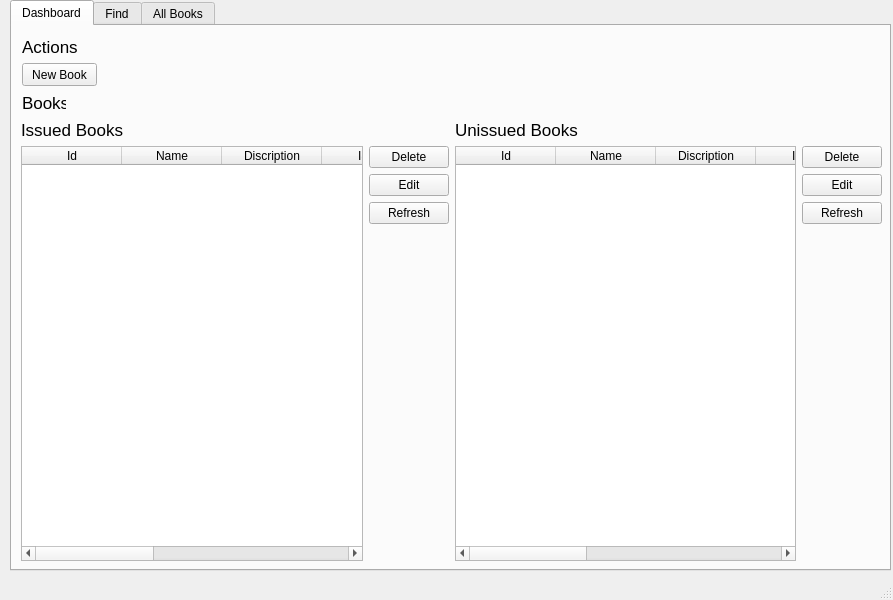
<?xml version="1.0" encoding="UTF-8"?>
<ui version="4.0">
 <class>MainWindow</class>
 <widget class="QMainWindow" name="MainWindow">
  <property name="geometry">
   <rect>
    <x>0</x>
    <y>0</y>
    <width>893</width>
    <height>600</height>
   </rect>
  </property>
  <property name="windowTitle">
   <string>MainWindow</string>
  </property>
  <widget class="QWidget" name="centralwidget">
   <widget class="QTabWidget" name="tabWidget">
    <property name="geometry">
     <rect>
      <x>10</x>
      <y>0</y>
      <width>881</width>
      <height>571</height>
     </rect>
    </property>
    <property name="currentIndex">
     <number>0</number>
    </property>
    <widget class="QWidget" name="dasboard_tab">
     <attribute name="title">
      <string>Dashboard</string>
     </attribute>
     <widget class="QLabel" name="label">
      <property name="geometry">
       <rect>
        <x>10</x>
        <y>10</y>
        <width>55</width>
        <height>21</height>
       </rect>
      </property>
      <property name="font">
       <font>
        <pointsize>13</pointsize>
       </font>
      </property>
      <property name="text">
       <string>Actions</string>
      </property>
     </widget>
     <widget class="QLabel" name="label_2">
      <property name="geometry">
       <rect>
        <x>10</x>
        <y>66</y>
        <width>44</width>
        <height>21</height>
       </rect>
      </property>
      <property name="font">
       <font>
        <pointsize>13</pointsize>
       </font>
      </property>
      <property name="text">
       <string>Books</string>
      </property>
     </widget>
     <widget class="QPushButton" name="new_book_btn">
      <property name="geometry">
       <rect>
        <x>10</x>
        <y>37</y>
        <width>75</width>
        <height>23</height>
       </rect>
      </property>
      <property name="text">
       <string>New Book</string>
      </property>
     </widget>
     <widget class="QWidget" name="">
      <property name="geometry">
       <rect>
        <x>9</x>
        <y>94</y>
        <width>861</width>
        <height>441</height>
       </rect>
      </property>
      <layout class="QHBoxLayout" name="horizontalLayout_3">
       <item>
        <layout class="QVBoxLayout" name="verticalLayout_6">
         <item>
          <widget class="QLabel" name="label_4">
           <property name="font">
            <font>
             <pointsize>13</pointsize>
            </font>
           </property>
           <property name="text">
            <string>Issued Books</string>
           </property>
          </widget>
         </item>
         <item>
          <layout class="QHBoxLayout" name="horizontalLayout">
           <item>
            <widget class="QTableWidget" name="issue_books_table">
             <property name="columnCount">
              <number>8</number>
             </property>
             <column>
              <property name="text">
               <string>Id</string>
              </property>
             </column>
             <column>
              <property name="text">
               <string>Name</string>
              </property>
             </column>
             <column>
              <property name="text">
               <string>Discription</string>
              </property>
             </column>
             <column>
              <property name="text">
               <string>ISBN</string>
              </property>
             </column>
             <column>
              <property name="text">
               <string>Page Count</string>
              </property>
             </column>
             <column>
              <property name="text">
               <string>Issued</string>
              </property>
             </column>
             <column>
              <property name="text">
               <string>Author</string>
              </property>
             </column>
             <column>
              <property name="text">
               <string>Year</string>
              </property>
             </column>
            </widget>
           </item>
           <item>
            <layout class="QVBoxLayout" name="verticalLayout_4">
             <item>
              <layout class="QVBoxLayout" name="verticalLayout">
               <item>
                <widget class="QPushButton" name="delete_issued">
                 <property name="text">
                  <string>Delete</string>
                 </property>
                </widget>
               </item>
               <item>
                <widget class="QPushButton" name="edit_issued">
                 <property name="text">
                  <string>Edit</string>
                 </property>
                </widget>
               </item>
               <item>
                <widget class="QPushButton" name="refresh_issued">
                 <property name="text">
                  <string>Refresh</string>
                 </property>
                </widget>
               </item>
              </layout>
             </item>
             <item>
              <spacer name="verticalSpacer">
               <property name="orientation">
                <enum>Qt::Vertical</enum>
               </property>
               <property name="sizeHint" stdset="0">
                <size>
                 <width>20</width>
                 <height>40</height>
                </size>
               </property>
              </spacer>
             </item>
            </layout>
           </item>
          </layout>
         </item>
        </layout>
       </item>
       <item>
        <layout class="QVBoxLayout" name="verticalLayout_7">
         <item>
          <widget class="QLabel" name="label_3">
           <property name="font">
            <font>
             <pointsize>13</pointsize>
            </font>
           </property>
           <property name="text">
            <string>Unissued Books</string>
           </property>
          </widget>
         </item>
         <item>
          <layout class="QHBoxLayout" name="horizontalLayout_2">
           <item>
            <widget class="QTableWidget" name="unissued_books_table">
             <property name="columnCount">
              <number>8</number>
             </property>
             <column>
              <property name="text">
               <string>Id</string>
              </property>
             </column>
             <column>
              <property name="text">
               <string>Name</string>
              </property>
             </column>
             <column>
              <property name="text">
               <string>Discription</string>
              </property>
             </column>
             <column>
              <property name="text">
               <string>ISBN</string>
              </property>
             </column>
             <column>
              <property name="text">
               <string>Page Count</string>
              </property>
             </column>
             <column>
              <property name="text">
               <string>Issued</string>
              </property>
             </column>
             <column>
              <property name="text">
               <string>Author</string>
              </property>
             </column>
             <column>
              <property name="text">
               <string>Year</string>
              </property>
             </column>
            </widget>
           </item>
           <item>
            <layout class="QVBoxLayout" name="verticalLayout_3">
             <item>
              <layout class="QVBoxLayout" name="verticalLayout_2">
               <item>
                <widget class="QPushButton" name="delete_unissued">
                 <property name="text">
                  <string>Delete</string>
                 </property>
                </widget>
               </item>
               <item>
                <widget class="QPushButton" name="edit_unissued">
                 <property name="text">
                  <string>Edit</string>
                 </property>
                </widget>
               </item>
               <item>
                <widget class="QPushButton" name="refresh_unissued">
                 <property name="text">
                  <string>Refresh</string>
                 </property>
                </widget>
               </item>
              </layout>
             </item>
             <item>
              <spacer name="verticalSpacer_2">
               <property name="orientation">
                <enum>Qt::Vertical</enum>
               </property>
               <property name="sizeHint" stdset="0">
                <size>
                 <width>20</width>
                 <height>40</height>
                </size>
               </property>
              </spacer>
             </item>
            </layout>
           </item>
          </layout>
         </item>
        </layout>
       </item>
      </layout>
     </widget>
    </widget>
    <widget class="QWidget" name="find_tab">
     <attribute name="title">
      <string>Find</string>
     </attribute>
     <widget class="QWidget" name="">
      <property name="geometry">
       <rect>
        <x>10</x>
        <y>20</y>
        <width>731</width>
        <height>511</height>
       </rect>
      </property>
      <layout class="QVBoxLayout" name="verticalLayout_5">
       <item>
        <layout class="QHBoxLayout" name="horizontalLayout_4">
         <item>
          <widget class="QLabel" name="label_5">
           <property name="font">
            <font>
             <pointsize>11</pointsize>
            </font>
           </property>
           <property name="text">
            <string>Searchn By Id </string>
           </property>
          </widget>
         </item>
         <item>
          <widget class="QLineEdit" name="search_input"/>
         </item>
         <item>
          <widget class="QPushButton" name="search_btn">
           <property name="text">
            <string>Search</string>
           </property>
          </widget>
         </item>
        </layout>
       </item>
       <item>
        <widget class="QTableWidget" name="search_table">
         <property name="columnCount">
          <number>8</number>
         </property>
         <column>
          <property name="text">
           <string>Id</string>
          </property>
         </column>
         <column>
          <property name="text">
           <string>Name</string>
          </property>
         </column>
         <column>
          <property name="text">
           <string>Discription</string>
          </property>
         </column>
         <column>
          <property name="text">
           <string>ISBN</string>
          </property>
         </column>
         <column>
          <property name="text">
           <string>Page Count</string>
          </property>
         </column>
         <column>
          <property name="text">
           <string>Issued</string>
          </property>
         </column>
         <column>
          <property name="text">
           <string>Author</string>
          </property>
         </column>
         <column>
          <property name="text">
           <string>Year</string>
          </property>
         </column>
        </widget>
       </item>
      </layout>
     </widget>
    </widget>
    <widget class="QWidget" name="all_books_tab">
     <attribute name="title">
      <string>All Books</string>
     </attribute>
     <widget class="QTableWidget" name="all_books_table">
      <property name="geometry">
       <rect>
        <x>0</x>
        <y>80</y>
        <width>729</width>
        <height>478</height>
       </rect>
      </property>
      <property name="columnCount">
       <number>8</number>
      </property>
      <column>
       <property name="text">
        <string>Id</string>
       </property>
      </column>
      <column>
       <property name="text">
        <string>Name</string>
       </property>
      </column>
      <column>
       <property name="text">
        <string>Discription</string>
       </property>
      </column>
      <column>
       <property name="text">
        <string>ISBN</string>
       </property>
      </column>
      <column>
       <property name="text">
        <string>Page Count</string>
       </property>
      </column>
      <column>
       <property name="text">
        <string>Issued</string>
       </property>
      </column>
      <column>
       <property name="text">
        <string>Author</string>
       </property>
      </column>
      <column>
       <property name="text">
        <string>Year</string>
       </property>
      </column>
     </widget>
     <widget class="QPushButton" name="refresh_btn">
      <property name="geometry">
       <rect>
        <x>10</x>
        <y>50</y>
        <width>75</width>
        <height>23</height>
       </rect>
      </property>
      <property name="text">
       <string>Refresh</string>
      </property>
     </widget>
     <widget class="QLabel" name="label_6">
      <property name="geometry">
       <rect>
        <x>20</x>
        <y>20</y>
        <width>47</width>
        <height>13</height>
       </rect>
      </property>
      <property name="text">
       <string>All Books</string>
      </property>
     </widget>
    </widget>
   </widget>
  </widget>
  <widget class="QMenuBar" name="menubar">
   <property name="geometry">
    <rect>
     <x>0</x>
     <y>0</y>
     <width>893</width>
     <height>21</height>
    </rect>
   </property>
  </widget>
  <widget class="QStatusBar" name="statusbar"/>
 </widget>
 <resources/>
 <connections/>
</ui>
